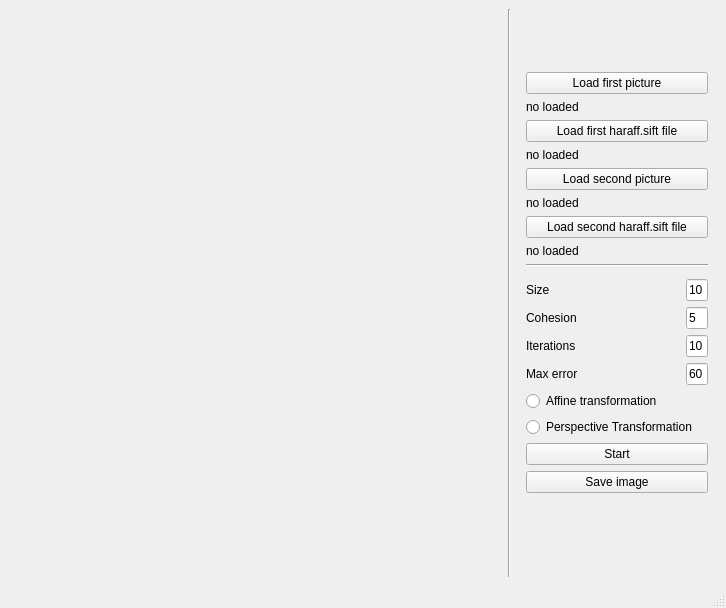
<?xml version="1.0" encoding="UTF-8"?>
<ui version="4.0">
 <class>MainWindow</class>
 <widget class="QMainWindow" name="MainWindow">
  <property name="geometry">
   <rect>
    <x>0</x>
    <y>0</y>
    <width>726</width>
    <height>608</height>
   </rect>
  </property>
  <property name="sizePolicy">
   <sizepolicy hsizetype="Preferred" vsizetype="Preferred">
    <horstretch>0</horstretch>
    <verstretch>55</verstretch>
   </sizepolicy>
  </property>
  <property name="windowTitle">
   <string>RANSAC</string>
  </property>
  <widget class="QWidget" name="centralwidget">
   <property name="enabled">
    <bool>true</bool>
   </property>
   <layout class="QHBoxLayout" name="horizontalLayout">
    <item>
     <widget class="QWidget" name="widget1" native="true">
      <property name="sizePolicy">
       <sizepolicy hsizetype="Preferred" vsizetype="Preferred">
        <horstretch>0</horstretch>
        <verstretch>0</verstretch>
       </sizepolicy>
      </property>
      <layout class="QHBoxLayout" name="horizontalLayout_2">
       <property name="leftMargin">
        <number>0</number>
       </property>
       <property name="topMargin">
        <number>0</number>
       </property>
       <property name="rightMargin">
        <number>0</number>
       </property>
       <property name="bottomMargin">
        <number>0</number>
       </property>
       <item>
        <widget class="QLabel" name="image1">
         <property name="sizePolicy">
          <sizepolicy hsizetype="Preferred" vsizetype="Preferred">
           <horstretch>0</horstretch>
           <verstretch>0</verstretch>
          </sizepolicy>
         </property>
         <property name="minimumSize">
          <size>
           <width>1</width>
           <height>1</height>
          </size>
         </property>
         <property name="text">
          <string/>
         </property>
         <property name="scaledContents">
          <bool>false</bool>
         </property>
        </widget>
       </item>
      </layout>
     </widget>
    </item>
    <item>
     <widget class="Line" name="line">
      <property name="orientation">
       <enum>Qt::Vertical</enum>
      </property>
     </widget>
    </item>
    <item>
     <widget class="QWidget" name="widget2" native="true">
      <property name="sizePolicy">
       <sizepolicy hsizetype="Preferred" vsizetype="Fixed">
        <horstretch>0</horstretch>
        <verstretch>0</verstretch>
       </sizepolicy>
      </property>
      <property name="maximumSize">
       <size>
        <width>200</width>
        <height>16777215</height>
       </size>
      </property>
      <layout class="QVBoxLayout" name="verticalLayout">
       <property name="sizeConstraint">
        <enum>QLayout::SetDefaultConstraint</enum>
       </property>
       <item>
        <widget class="QPushButton" name="load1">
         <property name="text">
          <string>Load first picture</string>
         </property>
        </widget>
       </item>
       <item>
        <widget class="QLabel" name="pictureInfo1">
         <property name="text">
          <string>no loaded</string>
         </property>
        </widget>
       </item>
       <item>
        <widget class="QPushButton" name="loadHaraff1">
         <property name="text">
          <string>Load first haraff.sift file</string>
         </property>
        </widget>
       </item>
       <item>
        <widget class="QLabel" name="pictureHaraffInfo1">
         <property name="text">
          <string>no loaded</string>
         </property>
        </widget>
       </item>
       <item>
        <widget class="QPushButton" name="load2">
         <property name="text">
          <string>Load second picture</string>
         </property>
        </widget>
       </item>
       <item>
        <widget class="QLabel" name="pictureInfo2">
         <property name="text">
          <string>no loaded</string>
         </property>
        </widget>
       </item>
       <item>
        <widget class="QPushButton" name="loadHaraff2">
         <property name="text">
          <string>Load second haraff.sift file</string>
         </property>
        </widget>
       </item>
       <item>
        <widget class="QLabel" name="pictureHaraffInfo2">
         <property name="text">
          <string>no loaded</string>
         </property>
        </widget>
       </item>
       <item>
        <widget class="Line" name="line_3">
         <property name="orientation">
          <enum>Qt::Horizontal</enum>
         </property>
        </widget>
       </item>
       <item>
        <widget class="Line" name="line_2">
         <property name="sizePolicy">
          <sizepolicy hsizetype="Fixed" vsizetype="Fixed">
           <horstretch>0</horstretch>
           <verstretch>0</verstretch>
          </sizepolicy>
         </property>
         <property name="orientation">
          <enum>Qt::Vertical</enum>
         </property>
        </widget>
       </item>
       <item>
        <layout class="QHBoxLayout" name="horizontalLayout_3">
         <property name="topMargin">
          <number>0</number>
         </property>
         <item>
          <widget class="QLabel" name="size_label">
           <property name="minimumSize">
            <size>
             <width>178</width>
             <height>20</height>
            </size>
           </property>
           <property name="maximumSize">
            <size>
             <width>78</width>
             <height>20</height>
            </size>
           </property>
           <property name="text">
            <string>Size</string>
           </property>
          </widget>
         </item>
         <item>
          <widget class="QLineEdit" name="size">
           <property name="sizePolicy">
            <sizepolicy hsizetype="Expanding" vsizetype="Fixed">
             <horstretch>0</horstretch>
             <verstretch>0</verstretch>
            </sizepolicy>
           </property>
           <property name="text">
            <string>10</string>
           </property>
          </widget>
         </item>
        </layout>
       </item>
       <item>
        <layout class="QHBoxLayout" name="horizontalLayout_4">
         <property name="topMargin">
          <number>0</number>
         </property>
         <item>
          <widget class="QLabel" name="cohesion_label">
           <property name="minimumSize">
            <size>
             <width>178</width>
             <height>20</height>
            </size>
           </property>
           <property name="maximumSize">
            <size>
             <width>178</width>
             <height>20</height>
            </size>
           </property>
           <property name="text">
            <string>Cohesion</string>
           </property>
          </widget>
         </item>
         <item>
          <widget class="QLineEdit" name="cohesion">
           <property name="text">
            <string>5</string>
           </property>
          </widget>
         </item>
        </layout>
       </item>
       <item>
        <layout class="QHBoxLayout" name="horizontalLayout_5">
         <property name="topMargin">
          <number>0</number>
         </property>
         <item>
          <widget class="QLabel" name="iterations_label">
           <property name="minimumSize">
            <size>
             <width>178</width>
             <height>20</height>
            </size>
           </property>
           <property name="maximumSize">
            <size>
             <width>178</width>
             <height>20</height>
            </size>
           </property>
           <property name="text">
            <string>Iterations</string>
           </property>
          </widget>
         </item>
         <item>
          <widget class="QLineEdit" name="iterations">
           <property name="text">
            <string>10</string>
           </property>
          </widget>
         </item>
        </layout>
       </item>
       <item>
        <layout class="QHBoxLayout" name="horizontalLayout_6">
         <property name="topMargin">
          <number>0</number>
         </property>
         <item>
          <widget class="QLabel" name="error_label">
           <property name="minimumSize">
            <size>
             <width>178</width>
             <height>20</height>
            </size>
           </property>
           <property name="maximumSize">
            <size>
             <width>178</width>
             <height>20</height>
            </size>
           </property>
           <property name="text">
            <string>Max error</string>
           </property>
          </widget>
         </item>
         <item>
          <widget class="QLineEdit" name="error">
           <property name="text">
            <string>60</string>
           </property>
          </widget>
         </item>
        </layout>
       </item>
       <item>
        <widget class="QRadioButton" name="affine">
         <property name="text">
          <string>Affine transformation</string>
         </property>
        </widget>
       </item>
       <item>
        <widget class="QRadioButton" name="perspetcive">
         <property name="text">
          <string>Perspective Transformation</string>
         </property>
        </widget>
       </item>
       <item>
        <widget class="QPushButton" name="start">
         <property name="text">
          <string>Start</string>
         </property>
        </widget>
       </item>
       <item>
        <widget class="QPushButton" name="saveImage">
         <property name="text">
          <string>Save image</string>
         </property>
        </widget>
       </item>
       <item>
        <widget class="QLabel" name="returnCode">
         <property name="text">
          <string/>
         </property>
        </widget>
       </item>
      </layout>
     </widget>
    </item>
   </layout>
  </widget>
  <widget class="QMenuBar" name="menubar">
   <property name="geometry">
    <rect>
     <x>0</x>
     <y>0</y>
     <width>726</width>
     <height>26</height>
    </rect>
   </property>
  </widget>
  <widget class="QStatusBar" name="statusbar"/>
 </widget>
 <resources/>
 <connections/>
</ui>
